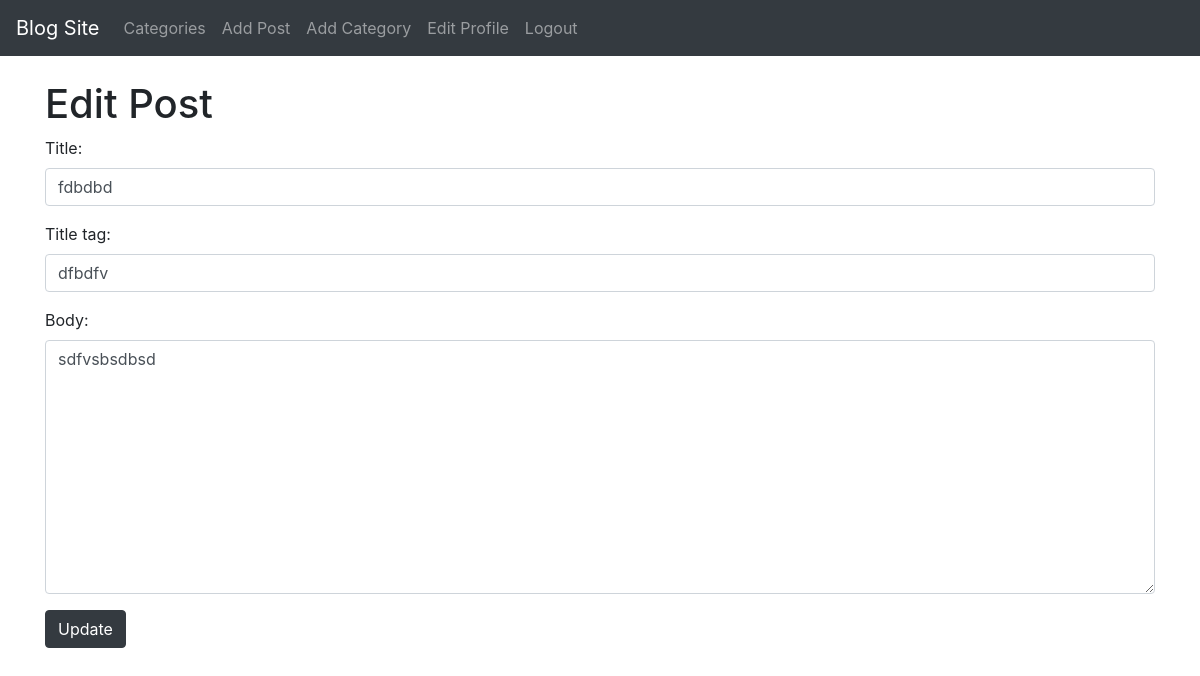
Page /article/edit/30 (signed in) on the committed database.
### theblog/models.py (models this page shows, shortened)
class Post(models.Model):
  title=models.CharField(max_length=255)
  title_tag=models.CharField(max_length=255)
  category=models.CharField(max_length=255)
  likes=models.ManyToManyField(User, related_name='blog_posts')
  author=models.ForeignKey(User, on_delete=models.CASCADE)
  body=models.TextField()
  post_date=models.DateField(auto_now_add=True)

### theblog/views.py (the view)
# urls.py: path('article/edit/<int:pk>', UpdatePostView.as_view(), name="update_post"),
class UpdatePostView(UpdateView):
  model=Post
  form_class=EditForm
  template_name='update_post.html'

### theblog/forms.py
class EditForm(forms.ModelForm):
  class Meta:
    model=Post
    fields=('title', 'title_tag', 'body')
    widgets={
      'title':forms.TextInput(attrs={'class':'form-control'}),
      'title_tag':forms.TextInput(attrs={'class':'form-control'}),
      'body':forms.Textarea(attrs={'class':'form-control'})
    }

### theblog/templates/update_post.html (shortened to what this page needs)
{% extends 'base.html' %}
{% block content %}
{% if user.is_authenticated %}
  {% if user.id == post.author.id %}
    <br>
    <h1>Edit Post</h1>
    <div class="form-group">
      <form method="POST">
        {{form.as_p}}
        <button class="btn btn-dark">Update</button>
      </form>
    </div>
  {% else %}
    sorry
  {% endif %}
{% else %}
  Please login
{% endif %}
{% endblock %}

### rows in the picture
Post: title "fdbdbd", title_tag "dfbdfv", body "sdfvsbsdbsd"
